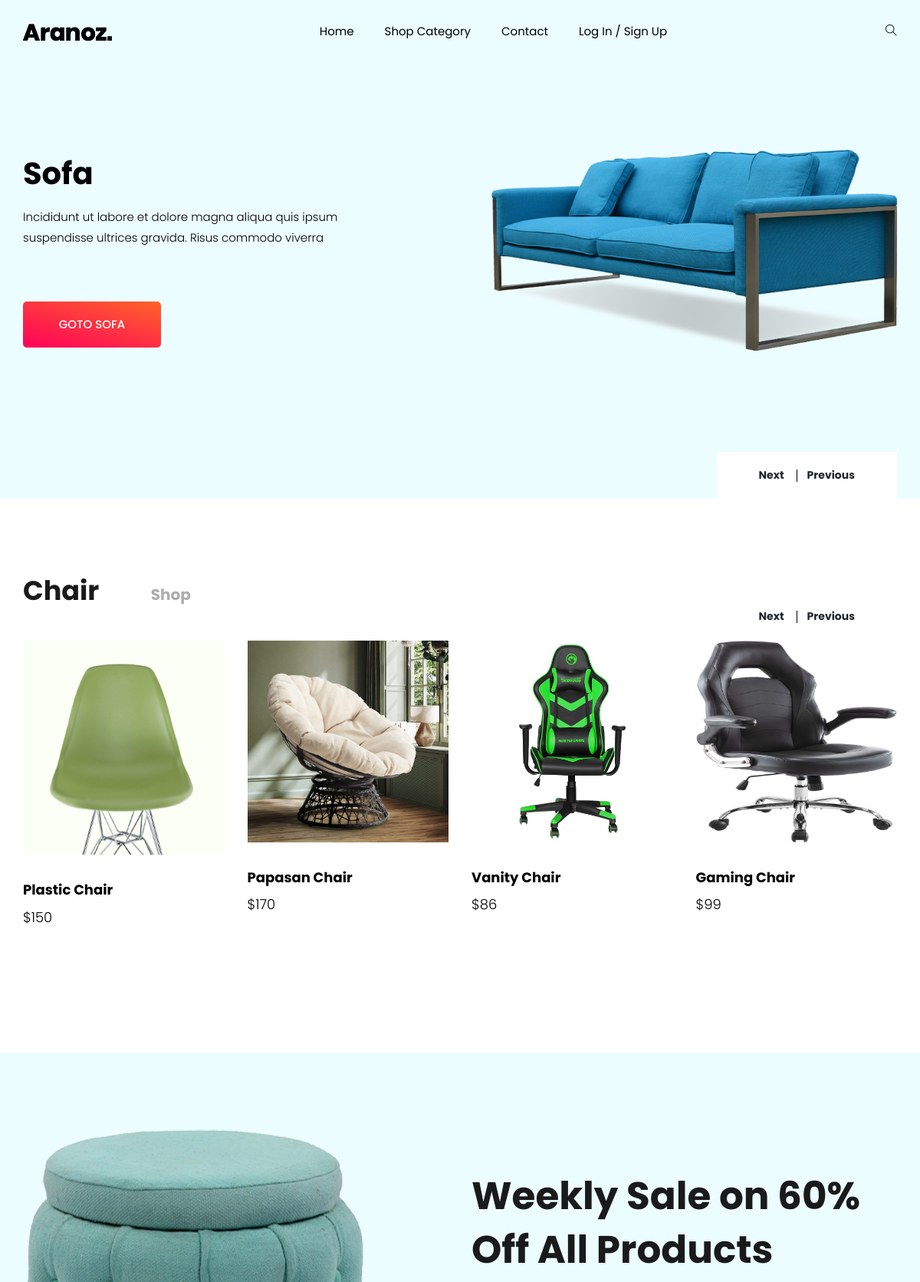
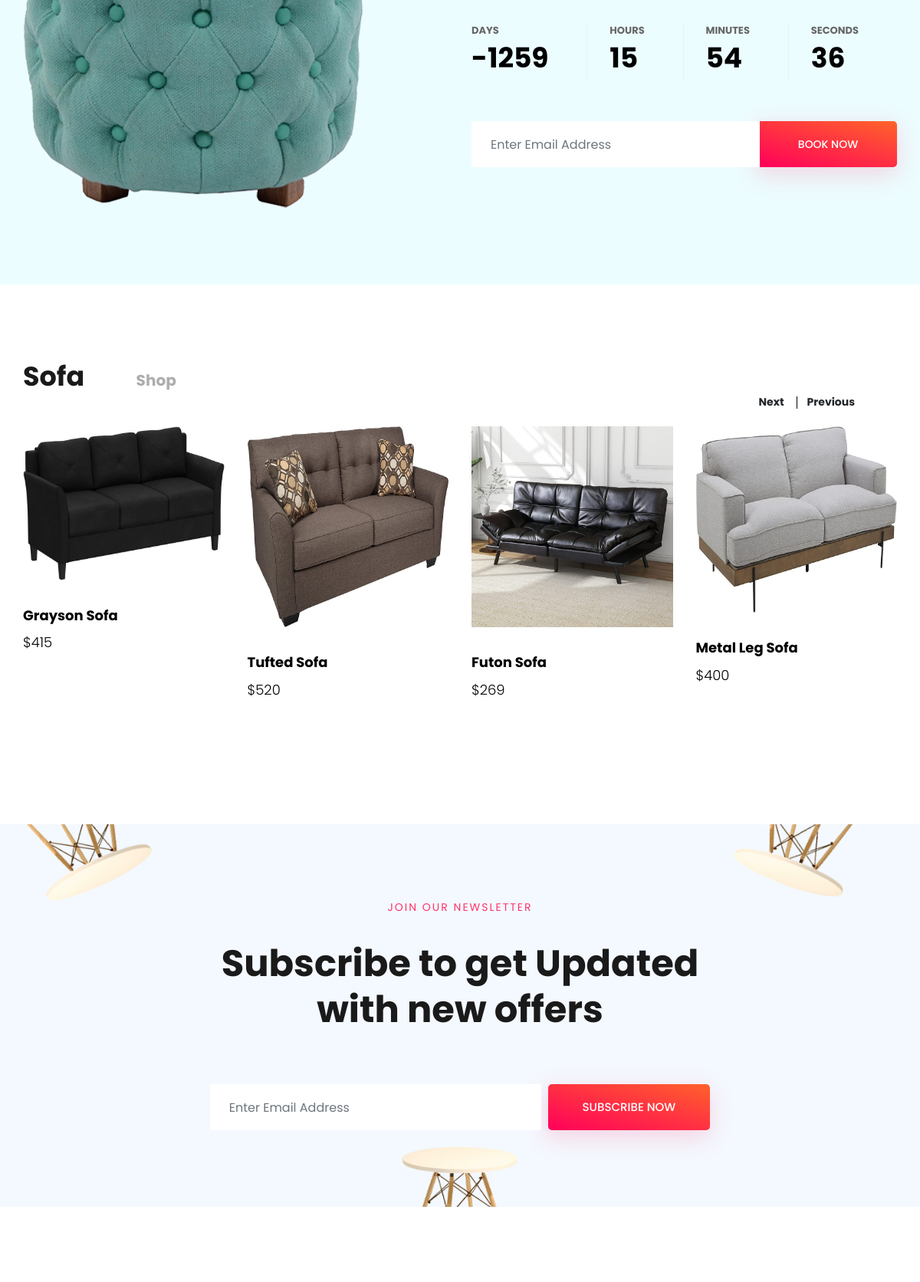
The page / (upper part) on the database its author committed (2 pictures, top to bottom).
### Uranus/models.py (models this page shows, shortened)
class Product(models.Model):
    CATEGORY_PRODUCT=(
        ('Sofa', 'Sofa'),
        ('Chair', 'Chair')
    )
    name= models.CharField(max_length=100, null=True)
    product_image= models.ImageField(upload_to='img')
    price= models.IntegerField()
    category= models.CharField(choices=CATEGORY_PRODUCT, max_length=6, null=True)
    description= models.TextField(null=True)
    date_created= models.DateTimeField(auto_now_add=True)

### Uranus/views.py (the view)
# urls.py: 2. Add a URL to urlpatterns:  path('', views.home, name='home')
def home(request):
    if request.method == "POST":
        search = request.POST.get("search")
        chair = Product.objects.filter(name__icontains=search)
        sofa = Product.objects.filter(name__icontains=search)
        print(chair)
    else:
        chair = Product.objects.filter(category="Chair")
        sofa = Product.objects.filter(category="Sofa")
    return render(request, 'home.html', locals())

### Template/home.html (shortened to what this page needs)
{% load static%}
<!doctype html>
<html lang="zxx">
<head>
    <link rel="stylesheet" href="{% static 'css/bootstrap.min.css'%}">
    <link rel="stylesheet" href="{% static 'css/animate.css'%}">
    <link rel="stylesheet" href="{% static 'css/owl.carousel.min.css'%}">
    <link rel="stylesheet" href="{% static 'css/all.css'%}">
    <link rel="stylesheet" href="{% static 'css/flaticon.css'%}">
    <link rel="stylesheet" href="{% static 'css/themify-icons.css'%}">
    <link rel="stylesheet" href="{% static 'css/magnific-popup.css'%}">
    <link rel="stylesheet" href="{% static 'css/slick.css'%}">
    <link rel="stylesheet" href="{% static 'css/style.css'%}">
</head>
<body>
<header class="main_menu home_menu">
    <div class="container">
        <div class="row align-items-center">
            <div class="col-lg-12">
                <nav class="navbar navbar-expand-lg navbar-light">
                    <a class="navbar-brand" href="index.html"> <img src="{% static 'img/logo.png'%}"> </a>
                    <div class="collapse navbar-collapse main-menu-item" id="navbarSupportedContent">
                        <ul class="navbar-nav">
                            <li class="nav-item">
                                <a class="nav-link" href="/">Home</a>
                            </li>
                            <li>
                                <a class="nav-link" href="category">Shop Category</a>
                            </li>
                            <li>
                                <a class="nav-link" href="contact.html">Contact</a>
                            </li>
                            {% if user.is_authenticated %}
                            <li>
                                <a class="nav-link" href="{% url 'logout' %}">Log Out</a>
                            </li>
                            {% else %}
                            <li>
                                <a class="nav-link" href="{% url 'login' %}">Log In / Sign Up</a>
                            </li>
                            {% endif %}
                        </ul>
                    </div>
                    <div class="hearer_icon d-flex">
                        <a id="search_1" href="javascript:void(0)"><i class="ti-search"></i></a>
                    </div>
                </nav>
            </div>
        </div>
    </div>
</header>
{% block body%}
<section class="banner_part">
    <div class="container">
        <div class="row align-items-center">
            <div class="col-lg-12">
                <div class="banner_slider owl-carousel">
                    <div class="single_banner_slider">
                        <div class="row">
                            <div class="col-lg-5 col-md-8">
                                <div class="banner_text">
                                    <div class="banner_text_iner">
                                        <h1>Sofa</h1>
                                        <p>Incididunt ut labore et dolore magna aliqua quis ipsum
                                            suspendisse ultrices gravida. Risus commodo viverra</p>
                                        <a href="#sofa" class="btn_2">Goto Sofa</a>
                                    </div>
                                </div>
                            </div>
                            <div class="banner_img d-none d-lg-block">
                                <img src="{% static 'img/banner_img.png'%}">
                            </div>
                        </div>
                    </div>
                    <div class="single_banner_slider">
                        <div class="row">
                            <div class="col-lg-5 col-md-8">
                            </div>
                        </div>
                    </div>
                </div>
            </div>
        </div>
    </div>
</section>
<section class="product_list best_seller section_padding" id="chair">
    <div class="container">
        <div class="row justify-content-center">
            <div class="col-lg-12">
                <div class="section_tittle text-center">
                    <h2>Chair <span>shop</span></h2>
                </div>
            </div>
        </div>
        <div class="row align-items-center justify-content-between">
            <div class="col-lg-12">
                <div class="best_product_slider owl-carousel">
                    {% for c in chair %}
                    <div class="single_product_item">
                        <img src="{{c.product_image.url}}">
                        <div class="single_product_text">
                            <h4>{{c.name}}</h4>
                            <h3>${{c.price}}</h3>
                            <div class="container">
                                <div class="row">
                                    <div class="col-sm">
                                    </div>
                                    <div class="col-sm">
                                    </div>
                                </div>
                            </div>
                        </div>
                    </div>
                    {% endfor %}
                </div>
            </div>
        </div>
    </div>
</section>
<section class="our_offer section_padding">
    <div class="container">
        <div class="row align-items-center justify-content-between">
            <div class="col-lg-6 col-md-6">
                <div class="offer_img">
                    <img src="{% static 'img/offer_img.png'%}">
                </div>
            </div>
            <div class="col-lg-6 col-md-6">
                <div class="offer_text">
                    <h2>Weekly Sale on
                        60% Off All Products</h2>
                    <div class="date_countdown">
                        <div id="timer">
                            <div id="days" class="date"></div>
                            <div id="hours" class="date"></div>
                            <div id="minutes" class="date"></div>
                            <div id="seconds" class="date"></div>
                        </div>
                    </div>
                    <div class="input-group">
                        <input type="text" class="form-control" placeholder="enter email address"
                               aria-label="Recipient's username" aria-describedby="basic-addon2">
                        <div class="input-group-append">
                            <a href="#" class="input-group-text btn_2" id="basic-addon2">book now</a>
                        </div>
                    </div>
                </div>
            </div>
        </div>
    </div>
</section>
<section class="product_list best_seller section_padding" id="sofa">
    <div class="container">
        <div class="row justify-content-center">
            <div class="col-lg-12">
                <div class="section_tittle text-center">
                    <h2>Sofa <span>shop</span></h2>
                </div>
            </div>
        </div>
        <div class="row align-items-center justify-content-between">
            <div class="col-lg-12">
                <div class="best_product_slider owl-carousel">
                    {% for s in sofa %}
                    <div class="single_product_item">
                        <img src="{{s.product_image.url}}">
                        <div class="single_product_text">
                            <h4>{{s.name}}</h4>
                            <h3>${{s.price}}</h3>
                            <div class="container">
                                <div class="row">
                                    <div class="col-sm">
                                    </div>
                                    <div class="col-sm">
                                    </div>
                                </div>
                            </div>
                        </div>
                    </div>
                    {% endfor %}
                </div>
            </div>
        </div>
    </div>
</section>
<section class="subscribe_area section_padding">
    <div class="container">
        <div class="row justify-content-center">
            <div class="col-lg-7">
                <div class="subscribe_area_text text-center">
                    <h5>Join Our Newsletter</h5>
                    <h2>Subscribe to get Updated
                        with new offers</h2>
                    <div class="input-group">
                        <input type="text" class="form-control" placeholder="enter email address"
                               aria-label="Recipient's username" aria-describedby="basic-addon2">
                        <div class="input-group-append">
                            <a href="#" class="input-group-text btn_2" id="basic-addon2">subscribe now</a>
                        </div>
                    </div>
                </div>
            </div>
        </div>
    </div>
</section>
<section class="client_logo padding_top">
</section>
{% endblock %}
</body>
</html>

### rows shown on the page
Product: product_image (picture), name "Plastic Chair", price "150"
Product: product_image (picture), name "Papasan Chair", price "170"
Product: product_image (picture), name "Vanity Chair", price "86"
Product: product_image (picture), name "Gaming Chair", price "99"
Product: product_image (picture), name "Grayson Sofa", price "415"
Product: product_image (picture), name "Tufted Sofa", price "520"
Product: product_image (picture), name "Futon Sofa", price "269"
Product: product_image (picture), name "Metal Leg Sofa", price "400"
